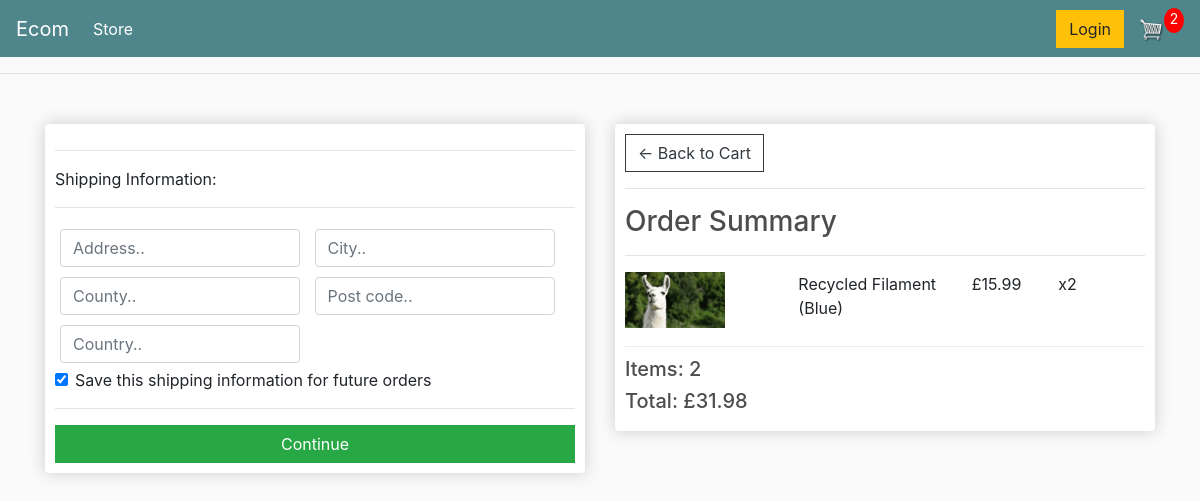
/checkout/ (signed in), run on an earlier commit of the app's database.
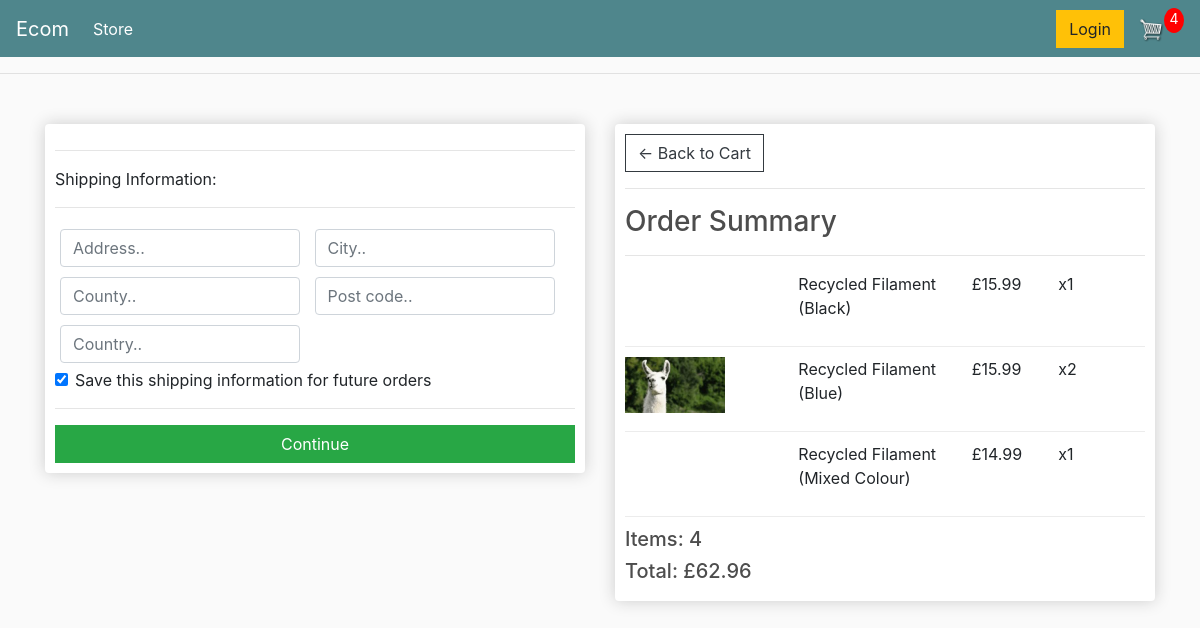
And on a later commit of the database.
### store/models.py (models this page shows, shortened)
class OrderItem(models.Model):
	product = models.ForeignKey(Product, on_delete=models.SET_NULL, null=True)
	order = models.ForeignKey(Order, on_delete=models.SET_NULL, null=True)
	quantity = models.IntegerField(default=0, null=True, blank=True)
	date_added = models.DateTimeField(auto_now_add=True)
	@property
	def get_total(self):
		total = self.product.price * self.quantity
		return total

class Product(models.Model):
	name = models.CharField(max_length=200)
	price = models.DecimalField(max_digits=7, decimal_places=2)
	digital = models.BooleanField(default=False,null=True, blank=True)
	image = models.ImageField(null=True, blank=True)
	@property
	def imageURL(self):
		try:
			url = self.image.url
		except:
			url = ''
		return url

class Order(models.Model):
	customer = models.ForeignKey(Customer, on_delete=models.SET_NULL, null=True, blank=True)
	date_ordered = models.DateTimeField(auto_now_add=True)
	complete = models.BooleanField(default=False)
	transaction_id = models.CharField(max_length=100, null=True)
	@property
	def shipping(self):
		shipping = False
		orderitems = self.orderitem_set.all()
		for i in orderitems:
			if i.product.digital == False:
				shipping = True
		return shipping
	@property
	def get_cart_total(self):
		orderitems = self.orderitem_set.all()
		total = sum([item.get_total for item in orderitems])
		return total
	@property
	def get_cart_items(self):
		orderitems = self.orderitem_set.all()
		total = sum([item.quantity for item in orderitems])
		return total

### store/views.py (the view)
# urls.py: path('checkout/', views.checkout, name="checkout"),
def checkout(request):
    if request.user.is_authenticated:
        customer = request.user.customer
        last_address = ShippingAddress.objects.filter(customer=customer, is_saved=True).order_by('-date_added').first()
        needs_shipping = last_address is None
        order = Order.objects.filter(customer=customer, complete=False).first()
        items = order.orderitem_set.all() if order else []
        cartItems = order.get_cart_items if order else 0
    else:
        needs_shipping = True
        last_address = None
        items = []
        order = None
        cartItems = 0
    context = {'items': items, 'order': order, 'cartItems': cartItems, 'needs_shipping': needs_shipping, 'last_address': last_address}
    return render(request, 'store/checkout.html', context)

### store/templates/store/checkout.html (shortened to what this page needs)
{% extends 'store/main.html' %}
{% load static %}
{% block content %}
     <div class="row">
		<div class="col-lg-6">
			<div class="box-element" id="form-wrapper">
				<form id="form">
					<div id="shipping-info" {% if not needs_shipping %}style="display:none;"{% endif %}>
						<hr>
						<p>Shipping Information:</p>
						<hr>
						<div class="form-field">
							<input class="form-control" type="text" name="address" placeholder="Address..">
						</div>
						<div class="form-field">
							<input class="form-control" type="text" name="city" placeholder="City..">
						</div>
						<div class="form-field">
							<input class="form-control" type="text" name="county" placeholder="County..">
						</div>
						<div class="form-field">
							<input class="form-control" type="text" name="postcode" placeholder="Post code..">
						</div>
						<div class="form-field">
							<input class="form-control" type="text" name="country" placeholder="Country..">
						</div>
					</div>
					<div class="form-check mb-3">
						<input class="form-check-input" type="checkbox" id="save-shipping-info" name="save-shipping-info" checked>
						<label class="form-check-label" for="save-shipping-info">
							Save this shipping information for future orders
						</label>
					</div>
					<hr>
					<input id="form-button" class="btn btn-success btn-block" type="submit" value="Continue">
				</form>
			</div>
			<br>
		</div>
		<div class="col-lg-6">
			<div class="box-element">
				<a  class="btn btn-outline-dark" href="{% url 'cart' %}">&#x2190; Back to Cart</a>
				<hr>
				<h3>Order Summary</h3>
				<hr>
                {% for item in items %}
				<div class="cart-row">
					<div style="flex:2"><img class="row-image" src="{{item.product.imageURL}}"></div>
					<div style="flex:2"><p>{{item.product.name}}</p></div>
					<div style="flex:1"><p>£{{item.product.price|floatformat:2}}</p></div>
					<div style="flex:1"><p>x{{item.quantity}}</p></div>
				</div>
                {% endfor %}
				<h5>Items:   {{order.get_cart_items}}</h5>
				<h5>Total:   £{{order.get_cart_total|floatformat:2}}</h5>
			</div>
		</div>
	</div>
{% endblock content %}

What changed in the data, as far as the page shows it:
added OrderItem: product.name "Recycled Filament (Black)", product.price "15.99", quantity "1"
added OrderItem: product.name "Recycled Filament (Mixed Colour)", product.price "14.99", quantity "1"
computed for Order: get_cart_items "2" → "4"; get_cart_total "31.98" → "62.96"
Also different on the page:
{{ cartItems }}: "2" → "4"
